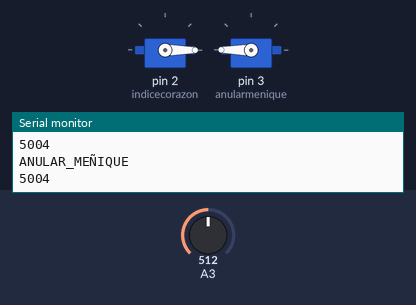
Simulated run of this sketch. Board: Arduino Uno, built with avr-gcc and run on an emulated ATmega328P. Shown: 2 × servo, the last lines printed to the serial monitor. The inputs (shaded band) are chosen by the test bench; at power-on: A3 = 512.

Above: at 1.2 s.
1.3 s: A3 set to 55
2.8 s: A3 set to 47
At 4.0 s:
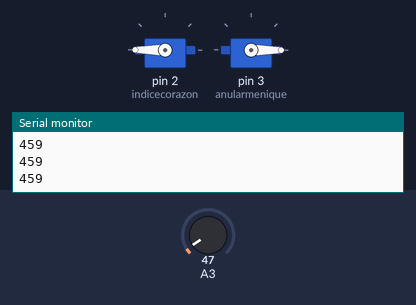
4.3 s: A3 set to 122
At 5.4 s:
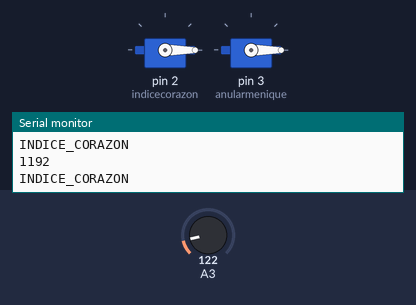
5.8 s: A3 set to 0
At 7.1 s:
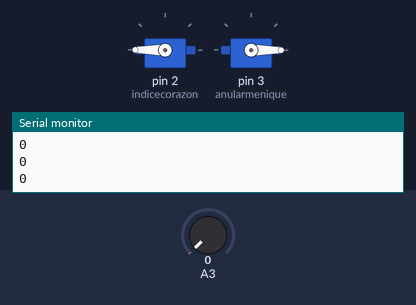
7.4 s: A3 set to 190
At 8.6 s:
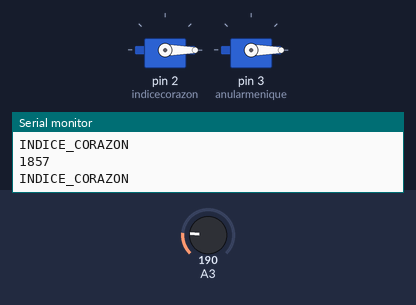
Timing chart, 0 to 10.0 s (numbered marks = the images above; inputs shaded):
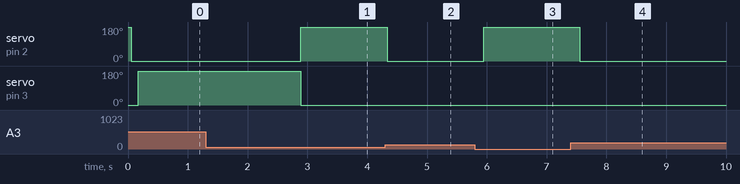

Measured:
- the behaviour switches between 52 and 51 on A3 (found by bisection; images 0 and 1)
- after the input at 2.8 s, servo on pin 2 (indicecorazon): 0° → 180° after 0.09 s; servo on pin 3 (anularmenique): 180° → 0° after 0.09 s
- after the input at 4.3 s, servo on pin 2 (indicecorazon): 180° → 0° at once
- after the input at 5.8 s, servo on pin 2 (indicecorazon): 0° → 180° after 0.15 s
- after the input at 7.4 s, servo on pin 2 (indicecorazon): 180° → 0° after 0.16 s

The sketch:

Firmware_protesis_Andres_Felipe.ino
```cpp
#include <Servo.h>

Servo indicecorazon;                  //Declaración de servos
Servo anularmenique;


int sensor = 0;                    //VARIABLE DE SENSOR


int posminindice = 180;           //Posiciones minimas y maximas de servos para dedos indice y medio
int posmaxindice = 0;

int posminanular = 0;             //Posiciones minimas y maximas de servos para dedos anular y meñique
int posmaxanular = 180;

///////////////////////////////////////////////////////Variables para filtrado de señal

const int numReadings = 10;     //numerode lecturas a promediar

int readings[numReadings];      // array de lecturas
int readIndex = 0;              // indice de lectura actual
int total = 0;                  // total de lecturas

///////////////////////////////////////////////////////Variables para filtrado de señal

void setup() {


  indicecorazon.attach(2);                            //ASIGNACION DE PINES DE SALIDA PARA SERVOS
  anularmenique.attach(3);

  Serial.begin(9600);

}

void loop() {

  total = total - readings[readIndex];        //Se toma el promedio de 10 muestras de la señal para tener una lectura estable
  readings[readIndex] = analogRead(A3);
  total = total + readings[readIndex];
  readIndex = readIndex + 1;
  if (readIndex >= numReadings) {
    readIndex = 0;
  }


  sensor = map((total / numReadings), 0, 1023, 0, 10000);   //Se amplifica la señal 10 veces para hacer mas facil el filtrado
  Serial.println(sensor);                                   //Reporta el promedio calculado por serial


  if (sensor < 500 ) {                      //Cuando la lectura del sensor es menor a 500 los dedos se extienden
                                            //este valor de umbral de desactivación debe ser igual al tomado cuando
                                            //el beneficiario relaja la extremidad

    indicecorazon.write(posminindice);               //POSICIONAMIENTO DE LOS DEDOS EN MODO EXTENDIDO
    anularmenique.write(posminanular);


    delay(50);
  }

  if (sensor > 500 && sensor < 3000) {         //Cuando la lectura del sensor esta entre 500 y 3000
                                               //se acciona el servo correspondiente a los dedos indice y corazon

    indicecorazon.write(posmaxindice);                    //POSICIONAMIENTO DE LOS DEDOS INDICE Y CORAZON

    Serial.println("INDICE_CORAZON");                 //REPORTE DEL ESTADO POR PUERTO SERIAL

    delay(20);
  }


  if (sensor > 3500 && sensor < 6500) {        //Cuando la lectura del sensor esta entre 3500 y 6500
                                               //se acciona el servo correspondiente a los dedos anular y meñique
    indicecorazon.write(posmaxindice);
    anularmenique.write(posmaxanular);
                      //POSICIONAMIENTO DE LOS DEDOS

    Serial.println("ANULAR_MEÑIQUE");          //REPORTE DEL ESTADO POR SERIAL

    delay(20);
  }

  delay(5);
}
```
